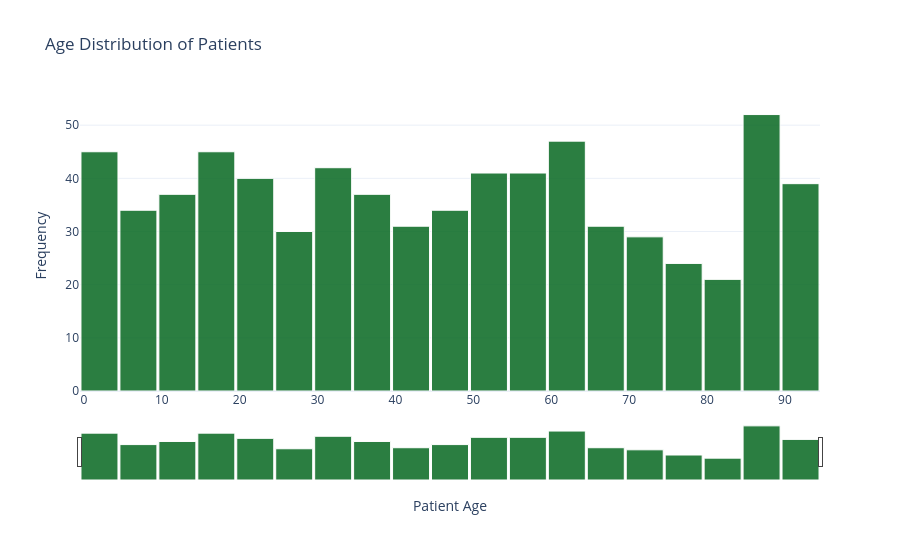

The notebook cell saved with this chart:
### Code cell
# HISTOGRAM
hist_fig = px.histogram(
    df, 
    x="Age", 
    nbins=30,
    title="Age Distribution of Patients",
    template='plotly_white',
    color_discrete_sequence=['#076821'] 
)

hist_fig.update_layout(
    xaxis_title="Patient Age",
    yaxis_title="Frequency",
    hovermode='x unified',
    bargap=0.05,
    xaxis=dict(
        rangeslider=dict(visible=True),
        type="linear"
    )
)

hist_fig.update_traces(
    marker_line_color='white',
    marker_line_width=1,
    opacity=0.85
)

hist_fig.show()

### Figure 1 — Plotly figure (JSON) as saved in the notebook; plotly's stock layout.template omitted (floating-point values rounded to 4 significant figures; data arrays with more than 128 entries replaced by an {"elided": "..."} marker saying what was removed)
{"data": [{"bingroup": "x", "hovertemplate": "Age=%{x}<br>count=%{y}<extra></extra>", "legendgroup": "", "marker": {"color": "#076821", "line": {"color": "white", "width": 1}, "pattern": {"shape": ""}}, "name": "", "nbinsx": 30, "opacity": 0.85, "orientation": "v", "showlegend": false, "type": "histogram", "x": {"elided": "700 int values"}, "xaxis": "x", "yaxis": "y"}], "layout": {"bargap": 0.05, "barmode": "relative", "hovermode": "x unified", "legend": {"tracegroupgap": 0}, "title": {"text": "Age Distribution of Patients"}, "xaxis": {"anchor": "y", "domain": [0, 1], "rangeslider": {"visible": true}, "title": {"text": "Patient Age"}, "type": "linear"}, "yaxis": {"anchor": "x", "domain": [0, 1], "title": {"text": "Frequency"}}}}
